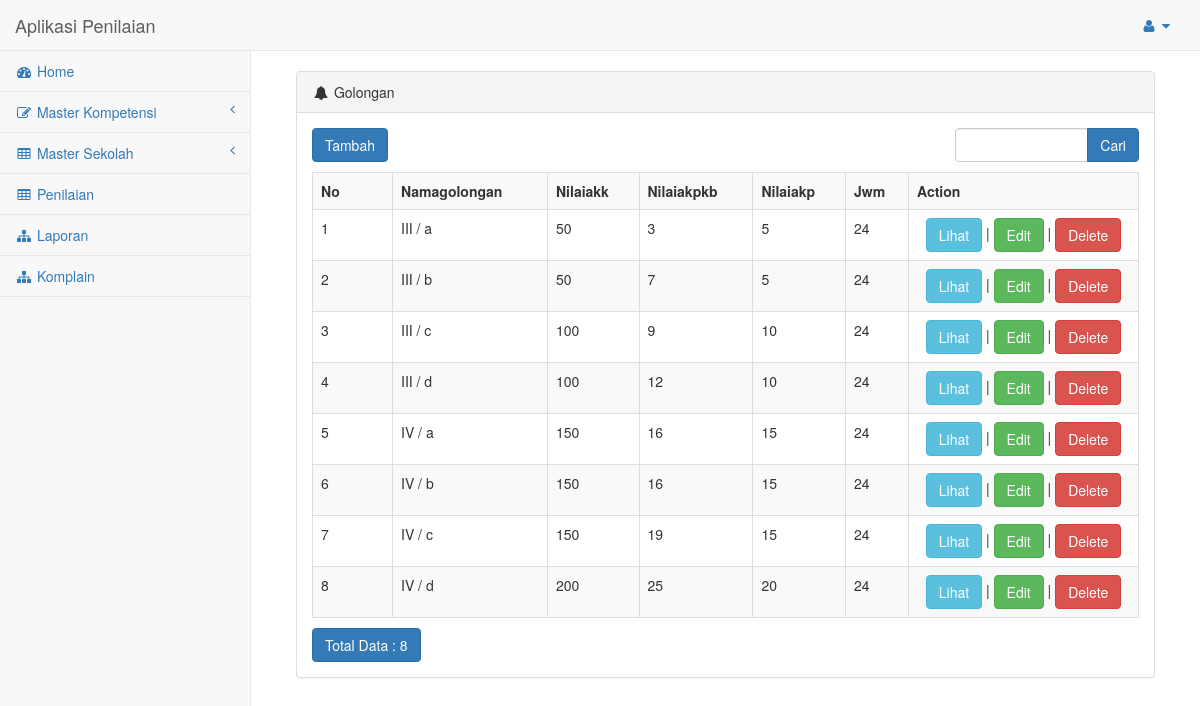
Page /index.php/golongan on the committed database.
### tables this page shows
CREATE TABLE IF NOT EXISTS `golongan` (
  `kodegolongan` varchar(10) NOT NULL,
  `namagolongan` varchar(70) NOT NULL,
  `nilaiakk` int(11) NOT NULL COMMENT 'angka kredit kumulatif minimal',
  `nilaiakpkb` int(11) NOT NULL COMMENT 'Angka Kredit Pengembangan Keprofesian Berkelanjutan',
  `nilaiakp` int(11) NOT NULL COMMENT 'angka kredit penunjang',
  `jwm` int(11) NOT NULL COMMENT 'jam wajib mengajar'
);

### application/controllers/Golongan.php (called while the page is built, shortened)
<?php
class Golongan extends CI_Controller
{
    function __construct()
    {
        $this->load->model('M_golongan');
        $this->load->library('form_validation');
        $this->load->model('CodeGenerator');
    }
    public function index()
    {
         $this->load->view('nav');
        $this->load->library('pagination');
        $cari = urldecode($this->input->get('cari'));
        $start = intval($this->input->get('start'));
        if ($cari <> '') {
            $config['base_url'] = base_url() . 'golongan/index.html?cari=' . urlencode($cari);
            $config['first_url'] = base_url() . 'golongan/index.html?cari=' . urlencode($cari);
        } else {
            $config['base_url'] = base_url() . 'golongan/index.html';
            $config['first_url'] = base_url() . 'golongan/index.html';
        }
        $config['per_page'] = 10;
        $config['page_query_string'] = TRUE;
        $config['total_rows'] = $this->M_golongan->total_rows($cari);
        $golongan = $this->M_golongan->get_limit_data($config['per_page'], $start, $cari);
        $this->pagination->initialize($config);
        $data = array(
            'golongan_data' => $golongan,
            'cari' => $cari,
            'pagination' => $this->pagination->create_links(),
            'total_rows' => $config['total_rows'],
            'start' => $start,
        );
        $this->load->view('golongan/v_golongan', $data);
         $this->load->view('foot');
    }
}

### index.php (called while the page is built, shortened)
<?php
require_once BASEPATH.'core/CodeIgniter.php';

### application/config/config.php (called while the page is built, shortened)
<?php
$config['base_url'] = "http://localhost/kinerja_res";
$config['index_page'] = '';
$config['uri_protocol']	= 'REQUEST_URI';
$config['url_suffix'] = '.html';
$config['language']	= 'english';
$config['charset'] = 'UTF-8';
$config['enable_hooks'] = FALSE;
$config['subclass_prefix'] = 'MY_';
$config['composer_autoload'] = FALSE;
$config['permitted_uri_chars'] = 'a-z 0-9~%.:_\-';
$config['allow_get_array'] = TRUE;
$config['enable_query_strings'] = FALSE;
$config['controller_trigger'] = 'c';
$config['function_trigger'] = 'm';
$config['directory_trigger'] = 'd';
$config['log_threshold'] = 0;
$config['log_path'] = '';
$config['log_file_extension'] = '';
$config['log_file_permissions'] = 0644;
$config['log_date_format'] = 'Y-m-d H:i:s';
$config['error_views_path'] = '';
$config['cache_path'] = '';
$config['cache_query_string'] = FALSE;
$config['encryption_key'] = 'harviacode';
$config['sess_driver'] = 'files';
$config['sess_cookie_name'] = 'ci_session';
$config['sess_expiration'] = 7200;
$config['sess_save_path'] = NULL;
$config['sess_match_ip'] = FALSE;
$config['sess_time_to_update'] = 300;
$config['sess_regenerate_destroy'] = FALSE;
$config['cookie_prefix']	= '';
$config['cookie_domain']	= '';
$config['cookie_path']		= '/';
$config['cookie_secure']	= FALSE;
$config['cookie_httponly'] 	= FALSE;
$config['standardize_newlines'] = FALSE;
$config['global_xss_filtering'] = FALSE;
$config['csrf_protection'] = FALSE;
$config['csrf_token_name'] = 'csrf_test_name';
$config['csrf_cookie_name'] = 'csrf_cookie_name';
$config['csrf_expire'] = 7200;
$config['csrf_regenerate'] = TRUE;
$config['csrf_exclude_uris'] = array();
$config['compress_output'] = FALSE;
$config['time_reference'] = 'local';
$config['rewrite_short_tags'] = FALSE;
$config['proxy_ips'] = '';

### application/config/pagination.php (called while the page is built, shortened)
<?php  if ( ! defined('BASEPATH')) exit('No direct script access allowed');
$config['query_string_segment'] = 'start';
$config['full_tag_open'] = '<nav><ul class="pagination" style="margin-top:0px">';
$config['full_tag_close'] = '</ul></nav>';
$config['first_link'] = 'First';
$config['first_tag_open'] = '<li>';
$config['first_tag_close'] = '</li>';
$config['last_link'] = 'Last';
$config['last_tag_open'] = '<li>';
$config['last_tag_close'] = '</li>';
$config['next_link'] = 'Next';
$config['next_tag_open'] = '<li>';
$config['next_tag_close'] = '</li>';

### application/models/M_golongan.php (called while the page is built, shortened)
<?php
class M_golongan extends CI_Model
{
    public $table = 'golongan';
    function total_rows() {
        $this->db->from($this->table);
        return $this->db->count_all_results();
    }
    function get_limit_data($limit, $start = 0, $cari = NULL) {
        $this->db->like('kodegolongan', $cari);
	$this->db->or_like('namagolongan', $cari);
	$this->db->or_like('nilaiakk', $cari);
	$this->db->or_like('nilaiakpkb', $cari);
	$this->db->or_like('nilaiakp', $cari);
	$this->db->or_like('jwm', $cari);
	$this->db->limit($limit, $start);
        return $this->db->get($this->table)->result();
    }
}

### application/views/golongan/v_golongan.php (the view, shortened to what this page needs)
<div class="col-lg-12">
                    <div class="panel panel-default">
                        <div class="panel-heading">
                            <i class="fa fa-bell fa-fw"></i> Golongan
                        </div>
                         <div class="panel-body">
        <div class="row" style="margin-bottom: 10px">
            <div class="col-md-4">
                <?php echo anchor(site_url('golongan/insert'),'Tambah', 'class="btn btn-primary"'); ?>
            </div>
            <div class="col-md-4 text-center">
            </div>
            <div class="col-md-1 text-right">
            </div>
            <div class="col-md-3 text-right">
                <form action="<?php echo site_url('golongan/index'); ?>" class="form-inline" method="get">
                    <div class="input-group">
                        <input type="text" class="form-control" name="cari" value="<?php echo $cari; ?>">
                        <span class="input-group-btn">
                          <button class="btn btn-primary" type="submit">Cari</button>
                        </span>
                    </div>
                </form>
            </div>
        </div>
        <table class="table table-striped table-bordered table-hover" style="margin-bottom: 10px">
            <tr>
                <th>No</th>
		<th>Namagolongan</th>
		<th>Nilaiakk</th>
		<th>Nilaiakpkb</th>
		<th>Nilaiakp</th>
		<th>Jwm</th>
		<th>Action</th>
            </tr><?php
            foreach ($golongan_data as $golongan)
            {
                ?>
                <tr>
			<td width="80px"><?php echo ++$start ?></td>
			<td><?php echo $golongan->namagolongan ?></td>
			<td><?php echo $golongan->nilaiakk ?></td>
			<td><?php echo $golongan->nilaiakpkb ?></td>
			<td><?php echo $golongan->nilaiakp ?></td>
			<td><?php echo $golongan->jwm ?></td>
			<td style="text-align:center" width="230px">
				<?php
				echo anchor(site_url('golongan/view/'.$golongan->kodegolongan),'Lihat','class="btn btn-info"');
				echo ' | ';
				echo anchor(site_url('golongan/update/'.$golongan->kodegolongan),'Edit','class="btn btn-success"');
				echo ' | ';
				echo anchor(site_url('golongan/delete/'.$golongan->kodegolongan),'Delete','class="btn btn-danger" onclick="javasciprt: return confirm(\'Are You Sure ?\')"');
				?>
			</td>
		</tr>
                <?php
            }
            ?>
        </table>
        <div class="row">
            <div class="col-md-6">
                <a href="#" class="btn btn-primary">Total Data : <?php echo $total_rows ?></a>
	    </div>
            <div class="col-md-6 text-right">
            </div>
        </div></div></div></div>

### application/views/nav.php (shortened to what this page needs)
<!DOCTYPE html>
<html lang="en">
<head>
    <link href="<?php echo base_url('assets/bower_components/bootstrap/dist/css/bootstrap.min.css') ?>" rel="stylesheet">
    <link href="<?php echo base_url('assets/bower_components/metisMenu/dist/metisMenu.min.css') ?>" rel="stylesheet">
    <link href="<?php echo base_url('assets/dist/css/sb-admin-2.css') ?>" rel="stylesheet">
    <link href="<?php echo base_url('assets/bower_components/font-awesome/css/font-awesome.min.css') ?>" rel="stylesheet" type="text/css">
</head>
<body>
    <div id="wrapper">
        <nav class="navbar navbar-default navbar-static-top" role="navigation" style="margin-bottom: 0">
            <div class="navbar-header">
                <a class="navbar-brand" href="index.html">Aplikasi Penilaian</a>
            </div>
            <ul class="nav navbar-top-links navbar-right">
                <li class="dropdown">
                    <a class="dropdown-toggle" data-toggle="dropdown" href="#">
                        <i class="fa fa-user fa-fw"></i><?=$this->session->userdata('username'); ?> <?=$this->session->userdata('kodepenilai'); ?>  <i class="fa fa-caret-down"></i>
                    </a>
                </li>
            </ul>
            <div class="navbar-default sidebar" role="navigation">
                <div class="sidebar-nav navbar-collapse">
                    <ul class="nav" id="side-menu">
                        <li>
                            <a href="<?= base_url() ?>home"><i class="fa fa-dashboard fa-fw"></i> Home</a>
                        </li>
                        <li>
                            <a href="#"><i class="fa fa-edit fa-fw"></i> Master Kompetensi<span class="fa arrow"></span></a>
                        </li>
                        <li>
                            <a href="#"><i class="fa fa-table fa-fw"></i> Master Sekolah<span class="fa arrow"></span></a>
                        </li>
                        <li>
                            <a href="<?= base_url() ?>nilai"><i class="fa fa-table fa-fw"></i> Penilaian</a>
                        </li>
                        <li>
                            <a href="<?= base_url() ?>laporan"><i class="fa fa-sitemap fa-fw"></i> Laporan</a>
                        </li>
                        <li>
                            <a href="<?= base_url() ?>komplain"><i class="fa fa-sitemap fa-fw"></i> Komplain</a>
                        </li>
                    </ul>
                </div>
            </div>
        </nav>
<div id="page-wrapper"><br>

### application/views/foot.php (shortened to what this page needs)
    </div>
</body>
</html>

### rows in the picture
golongan: namagolongan "III / a", nilaiakk "50", nilaiakpkb "3", nilaiakp "5", jwm "24", kodegolongan "Lihat", kodegolongan "Edit", kodegolongan "Delete"
golongan: namagolongan "III / b", nilaiakk "50", nilaiakpkb "7", nilaiakp "5", jwm "24", kodegolongan "Lihat", kodegolongan "Edit", kodegolongan "Delete"
golongan: namagolongan "III / c", nilaiakk "100", nilaiakpkb "9", nilaiakp "10", jwm "24", kodegolongan "Lihat", kodegolongan "Edit", kodegolongan "Delete"
golongan: namagolongan "III / d", nilaiakk "100", nilaiakpkb "12", nilaiakp "10", jwm "24", kodegolongan "Lihat", kodegolongan "Edit", kodegolongan "Delete"
golongan: namagolongan "IV / a", nilaiakk "150", nilaiakpkb "16", nilaiakp "15", jwm "24", kodegolongan "Lihat", kodegolongan "Edit", kodegolongan "Delete"
golongan: namagolongan "IV / b", nilaiakk "150", nilaiakpkb "16", nilaiakp "15", jwm "24", kodegolongan "Lihat", kodegolongan "Edit", kodegolongan "Delete"
golongan: namagolongan "IV / c", nilaiakk "150", nilaiakpkb "19", nilaiakp "15", jwm "24", kodegolongan "Lihat", kodegolongan "Edit", kodegolongan "Delete"
golongan: namagolongan "IV / d", nilaiakk "200", nilaiakpkb "25", nilaiakp "20", jwm "24", kodegolongan "Lihat", kodegolongan "Edit", kodegolongan "Delete"

### other values in the picture
$total_rows "8"
